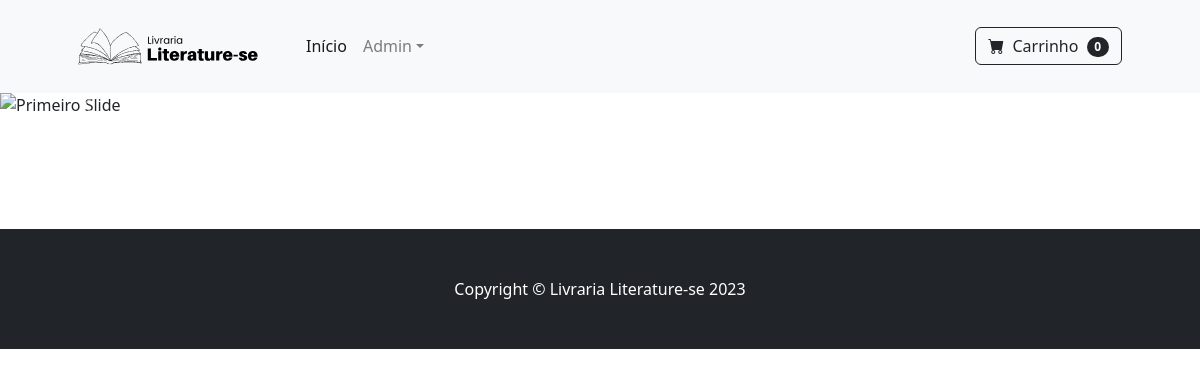
The app's page /, older data.
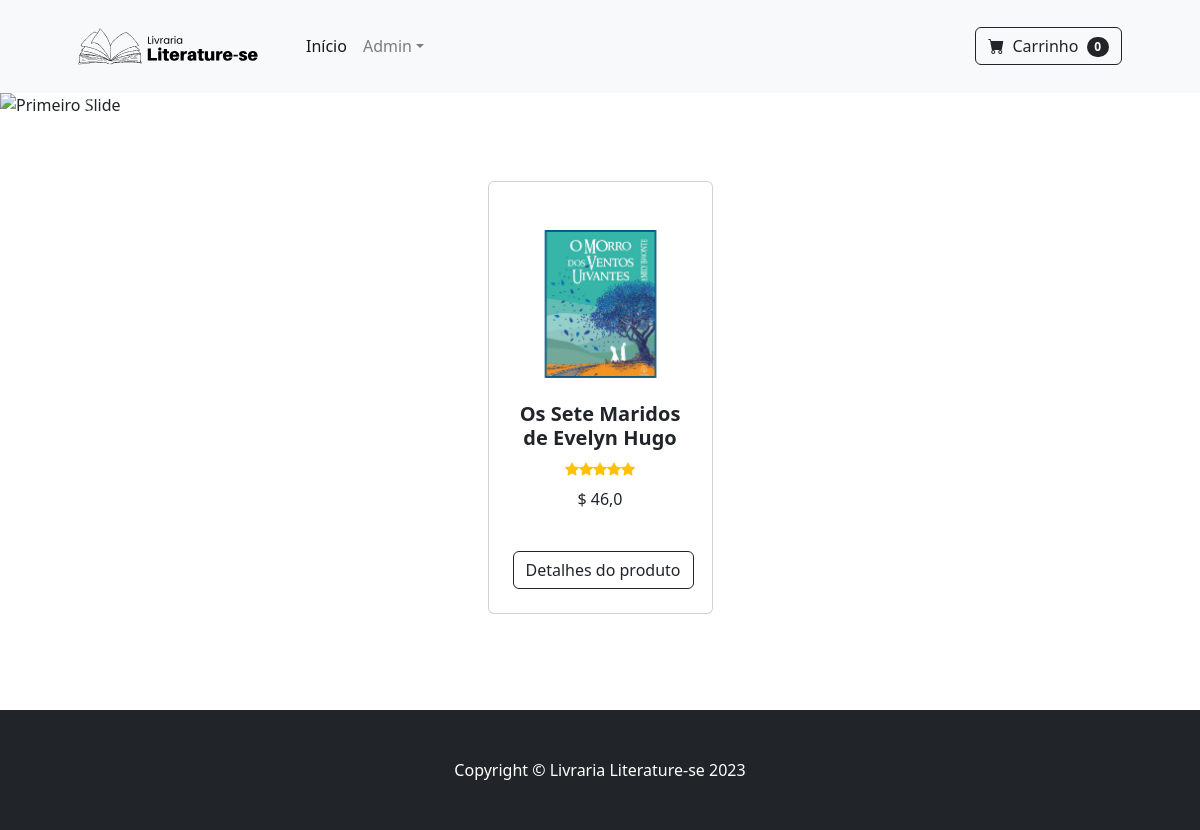
The same page, newer data.
### loja/models.py (models this page shows, shortened)
class Produto(models.Model):
    nome = models.CharField(max_length=200, verbose_name='Nome do livro')
    nome_autor = models.CharField(max_length=200, verbose_name='Nome do autor(a)')
    marca = models.CharField(max_length=150, verbose_name='Editora')
    preco = models.FloatField(verbose_name='Preço')
    descricao = models.TextField(verbose_name='Descrição')
    imagem = models.ImageField(upload_to = 'imagens')

### loja/views.py (the view)
# urls.py: path('',produto_listar,name='produto_listar'),
def produto_listar(request):
    produtos = Produto.objects.all()
    context ={
        'produtos': produtos
    }
    return render(request, 'loja/index.html',context)

### loja/templates/loja/index.html (shortened to what this page needs)
{% extends 'base.html' %}
{% block center %}
<header>
    <div id="carouselExampleFade" class="carousel slide carousel-fade" data-ride="carousel">
        <div class="carousel-inner">
            <div class="carousel-item active">
                <img class="d-block w-100" src="/static/css/img/imagem1carrosel.svg"
                    alt="Primeiro Slide">
            </div>
        </div>
        <a class="carousel-control-prev" href="#carouselExampleFade" role="button" data-slide="prev">
            <span class="carousel-control-prev-icon" aria-hidden="true"></span>
        </a>
        <a class="carousel-control-next" href="#carouselExampleFade" role="button" data-slide="next">
            <span class="carousel-control-next-icon" aria-hidden="true"></span>
        </a>
    </div>
</header>
<section class="py-5">
    <div class="container px-4 px-lg-5 mt-3">
        <div class="row gx-4 gx-lg-5 row-cols-2 row-cols-md-3 row-cols-xl-4 row-cols-sx-1 justify-content-center">
            {% for produto in produtos %}
            <div class="col mb-5">
                <div class="card h-100">
                    <img class="card-img-top mt-5" src="{{ produto.imagem.url }}" alt="Imagem do produto" />
                    <div class="card-body p-4">
                        <div class="text-center">
                            <h5 class="fw-bolder">{{ produto.nome }}</h5>
                            <div class="d-flex justify-content-center small text-warning mb-2">
                                <div class="bi-star-fill"></div>
                                <div class="bi-star-fill"></div>
                                <div class="bi-star-fill"></div>
                                <div class="bi-star-fill"></div>
                                <div class="bi-star-fill"></div>
                            </div>
                            <div>
                                <p>$ {{ produto.preco }}</p>
                            </div>
                        </div>
                    </div>
                    <div>
                        <div class="card-footer p-4 pt-0 border-top-0 bg-transparent">
                            <div class="text-center"><a class="btn btn-outline-dark mt-auto"
                                    href="{% url 'detalhe_produto' produto.id %}">Detalhes do
                                    produto</a></div>
                        </div>
                    </div>
                </div>
            </div>
            {% endfor %}
        </div>
    </div>
</section>
{% endblock %}

Row changes from the older to the newer data that the page shows:
added Produto: imagem (picture), nome "Os Sete Maridos de Evelyn Hugo", preco "46,0"
